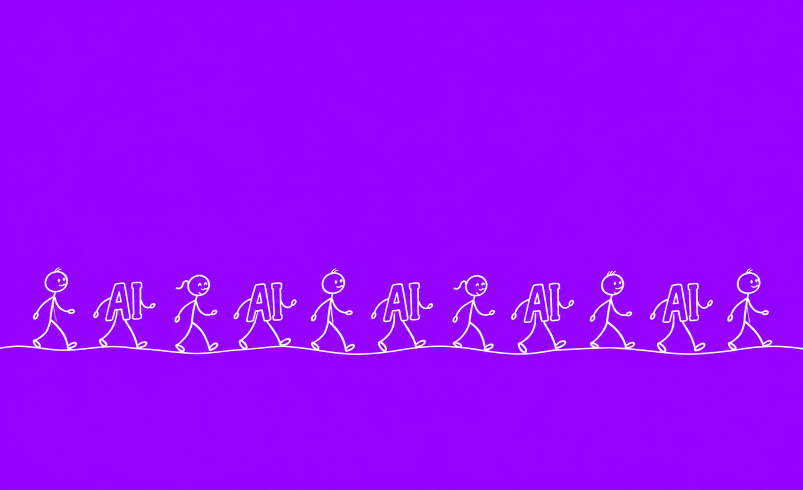
#> input picture next-kcore/assets/walking.png, 1606 x 979 px (shown at 1/2 size)
$ python prep_assets.py
#> lines starting #> are read from the running program, lines starting #| are printed output that depends on the picture; after the words box and inside, x2 and y2 are one past the last pixel; in counts of white or black regions, pixels touching at a corner belong together
"""Prepare web assets from the original proposal images (originals untouched)."""
from pathlib import Path
from PIL import Image, ImageOps
import numpy as np
ROOT = Path(__file__).resolve().parent
WS = ROOT.parent
OUT = ROOT / 'assets'; OUT.mkdir(exist_ok=True)
SRC = WS / 'next-kcore' / 'assets'
PHOTO = WS / '행사내부'

def webp(im, name, w, q=78):
    if im.width > w: im = im.resize((w, round(im.height * w / im.width)), Image.LANCZOS)
    im.save(OUT / name, 'WEBP', quality=q, method=6)

# venue photos
photos = {'01_':'p-lecture','02_':'p-lounge','03_':'p-booth-a','04_':'p-booth-b','05_':'p-hall'}
for f in PHOTO.glob('*.png'):
    for k, n in photos.items():
        if f.name.startswith(k): webp(Image.open(f).convert('RGB'), n + '.webp', 1600)

# typography PNGs (transparent) -> smaller webp with alpha
for f in SRC.glob('*.png'):
    if f.stem.startswith(('black-', 'mask-')):
        webp(Image.open(f).convert('RGBA'), f.stem + '.webp', 1100, 82)

# walking.png: purple bg + white strokes -> white-on-transparent, then crop figures
im = np.asarray(Image.open(SRC / 'walking.png').convert('RGB')).astype(float)
lum = im.mean(axis=2)
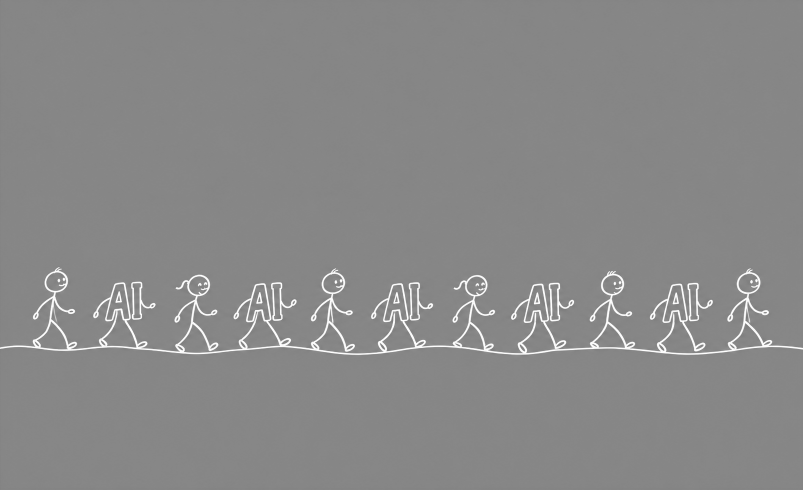
#> lum: shape (979, 1606) float64 (shown at 1/2 size); min 109.7, max 255, mean 136.6
# purple bg has low min channel (G); strokes are near white
g = im[:, :, 1]
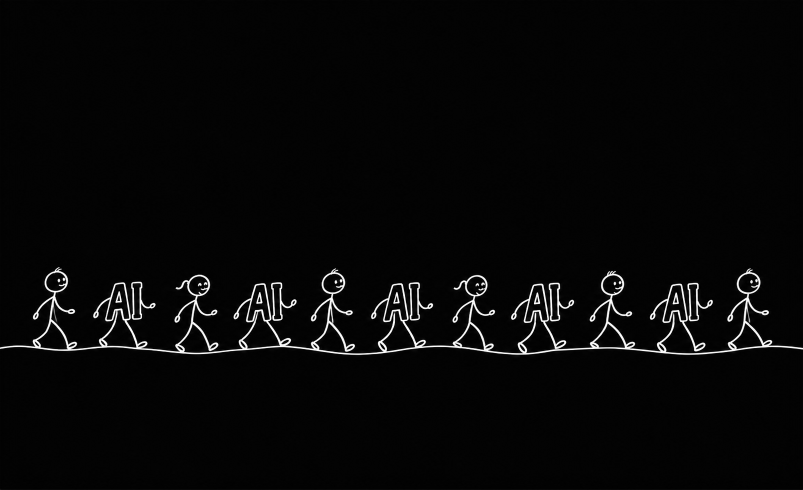
#> g: shape (979, 1606) float64 (shown at 1/2 size); min 0, max 255, mean 7.4
a = np.clip((g - 40) / (200 - 40), 0, 1)
rgba = np.zeros((*a.shape, 4), np.uint8); rgba[..., :3] = 255; rgba[..., 3] = (a * 255).astype(np.uint8)
strip = Image.fromarray(rgba)
# find figure columns between y 530..700 (above ground line ~690)
band = (a[525:682] > .5)
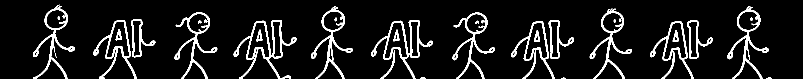
#> band: shape (157, 1606) bool (shown at 1/2 size); 8.9% white; 38 white regions (4 under 20 px), largest, box (x1, y1, x2, y2) and area: (622, 12, 706, 157) 1782, (1455, 12, 1538, 157) 1769, (66, 9, 150, 157) 1756
cols = band.any(axis=0)
runs = []; start = None
for x, v in enumerate(cols):
    if v and start is None: start = x
    if not v and start is not None:
        if x - start > 20: runs.append((start, x))
        start = None
#> after the loop, runs = [(66, 150), (186, 311), (349, 435), (467, 593), (622, 706), (742, 866), (905, 990), (1022, 1148), (1179, 1264), (1300, 1426), (1455, 1544)]
print('figure runs', runs)
#| figure runs [(66, 150), (186, 311), (349, 435), (467, 593), (622, 706), (742, 866), (905, 990), (1022, 1148), (1179, 1264), (1300, 1426), (1455, 1544)]
for i, (x0, x1) in enumerate(runs):
    fig = strip.crop((x0 - 6, 528, x1 + 6, 705))
    fig.save(OUT / f'walk-{i:02d}.png', optimize=True)
#> this loop made 11 passes

# SOYLAB mark from 인터랙션2 (left half only; the right logo carries a red annotation)
#> (the run stopped early here; a loop or call above may not have finished)
